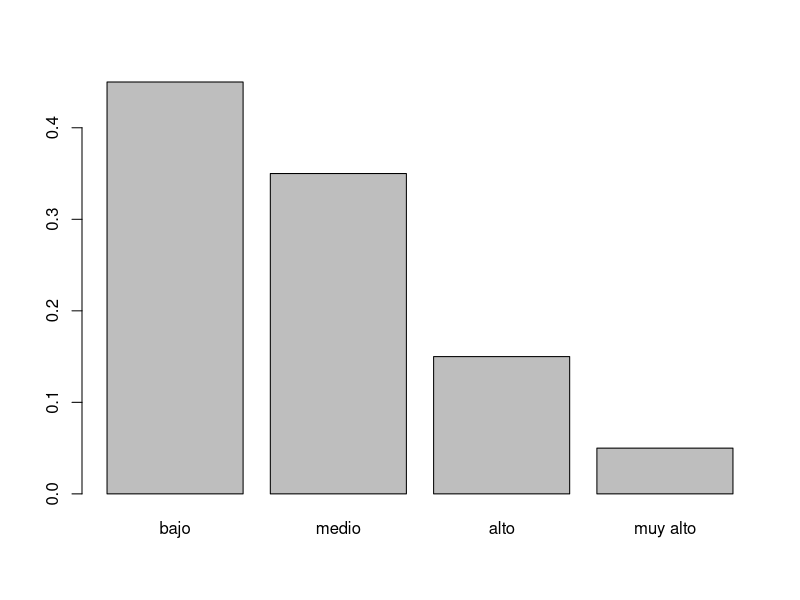
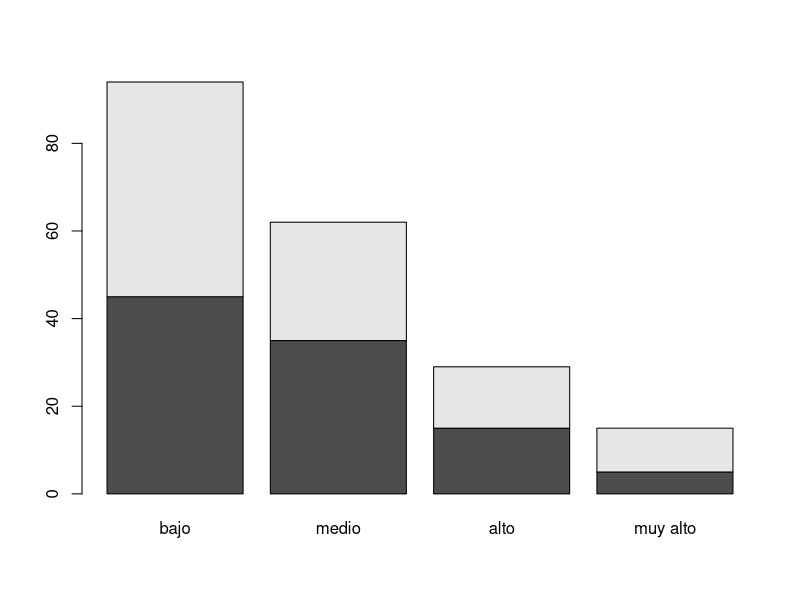

Here is the R script that generated these plots, in order:
#-----------------------------------------------------------------------
# MDS - Contrastes de bondad de ajuste
# Practica 1
# Test de la chi-cuadrado de Pearson
#-----------------------------------------------------------------------

#-----------------------------------------------------------------------
# Probabilidades teoricas y frecuencias
#-----------------------------------------------------------------------
rm(list=ls())

pteorico <- c(0.45, 0.35, 0.15, 0.05)

frecuencia <- c(49, 27, 14, 10)

barplot(pteorico,names.arg =c("bajo", "medio", "alto", "muy alto")) #diagrama de barras. Los argumentos se pueden hacer con el names.arg

t2 <- rbind(pteorico*100, frecuencia)
barplot(t2,names.arg =c("bajo", "medio", "alto", "muy alto"))

#-----------------------------------------------------------------------
# Test chi-cuadrado
#-----------------------------------------------------------------------

testchi2 <- chisq.test(frecuencia , p = pteorico)  #frecuencia es ka frecuencia de los datos

testchi2

#como no es menor al 5%, no se rechaza la hipotesis nula

testchi2$expected  #estos son los valores esperados suponiendo que la hipotesis es cierta

chisq.test(frecuencia , p = pteorico, simulate.p.value = TRUE) #una variante
